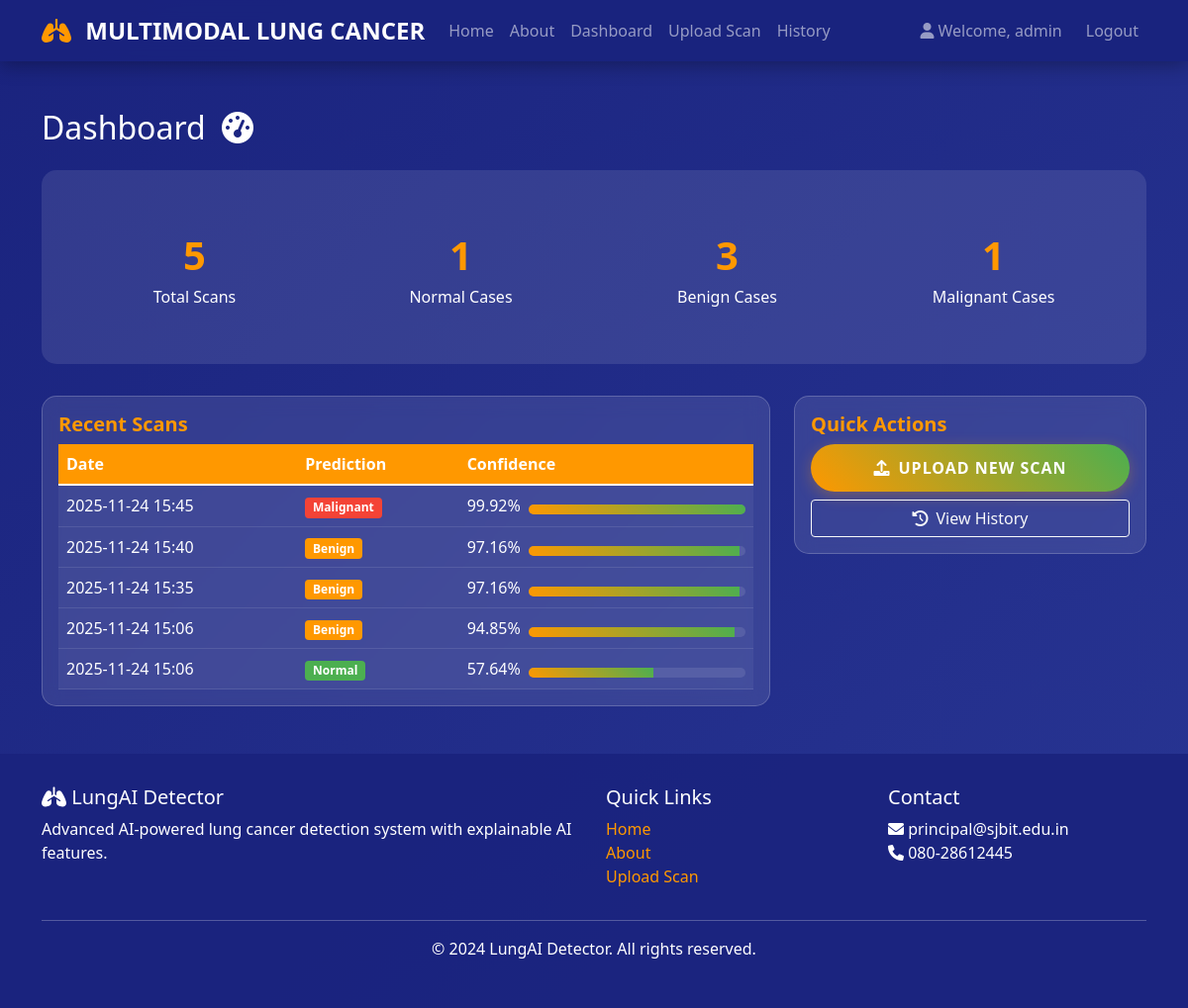
The app's page /dashboard (signed in) with its own data.
### tables this page shows
CREATE TABLE predictions
                 (id INTEGER PRIMARY KEY AUTOINCREMENT,
                  user_id INTEGER,
                  image_path TEXT NOT NULL,
                  prediction TEXT NOT NULL,
                  confidence REAL NOT NULL,
                  created_at TIMESTAMP DEFAULT CURRENT_TIMESTAMP,
                  FOREIGN KEY (user_id) REFERENCES users (id));

### app.py (the view)
@app.route('/dashboard')
def dashboard():
    if 'user_id' not in session:
        return redirect(url_for('login'))
    conn = get_db_connection()
    predictions = conn.execute(
        'SELECT * FROM predictions WHERE user_id = ? ORDER BY created_at DESC LIMIT 5',
        (session['user_id'],)
    ).fetchall()
    conn.close()
    return render_template('dashboard.html', predictions=predictions)

### app.py (called while the page is built)
def get_db_connection():
    conn = sqlite3.connect('database.db')
    conn.row_factory = sqlite3.Row
    return conn

### templates/dashboard.html (shortened to what this page needs)
{% extends "base.html" %}
{% block content %}
<div class="container my-5">
    <h2 class="mb-4">Dashboard <i class="fas fa-tachometer-alt ms-2"></i></h2>
    <div class="dashboard-stats">
        <div class="row text-center">
            <div class="col-md-3">
                <div class="stat-card">
                    <span class="stat-number">{{ predictions|length }}</span>
                    <span class="stat-label">Total Scans</span>
                </div>
            </div>
            <div class="col-md-3">
                <div class="stat-card">
                    <span class="stat-number">
                        {{ predictions|selectattr("prediction", "equalto", "Normal cases")|list|length }}
                    </span>
                    <span class="stat-label">Normal Cases</span>
                </div>
            </div>
            <div class="col-md-3">
                <div class="stat-card">
                    <span class="stat-number">
                        {{ predictions|selectattr("prediction", "equalto", "Bengin cases")|list|length }}
                    </span>
                    <span class="stat-label">Benign Cases</span>
                </div>
            </div>
            <div class="col-md-3">
                <div class="stat-card">
                    <span class="stat-number">
                        {{ predictions|selectattr("prediction", "equalto", "Malignant cases")|list|length }}
                    </span>
                    <span class="stat-label">Malignant Cases</span>
                </div>
            </div>
        </div>
    </div>
    <div class="row">
        <div class="col-md-8">
            <div class="card card-custom">
                <div class="card-body">
                    <h5 class="card-title">Recent Scans</h5>
                    {% if predictions %}
                    <div class="table-responsive">
                        <table class="table table-hover">
                            <thead>
                                <tr>
                                    <th>Date</th>
                                    <th>Prediction</th>
                                    <th>Confidence</th>
                                </tr>
                            </thead>
                            <tbody>
                                {% for pred in predictions %}
                                <tr>
                                    <td>{{ pred.created_at[:16] }}</td>
                                    <td>
                                        {% if pred.prediction == "Normal cases" %}
                                        <span class="badge badge-normal">Normal</span>
                                        {% elif pred.prediction == "Bengin cases" %}
                                        <span class="badge badge-benign">Benign</span>
                                        {% else %}
                                        <span class="badge badge-malignant">Malignant</span>
                                        {% endif %}
                                    </td>
                                    <td>
                                        <div class="d-flex align-items-center">
                                            <span class="me-2">{{ "%.2f"|format(pred.confidence * 100) }}%</span>
                                            <div class="progress flex-grow-1" style="width: 100px;">
                                                <div class="progress-bar" style="width: {{ pred.confidence * 100 }}%"></div>
                                            </div>
                                        </div>
                                    </td>
                                </tr>
                                {% endfor %}
                            </tbody>
                        </table>
                    </div>
                    {% else %}
                    <p class="text-center">No scans yet. <a href="{{ url_for('upload') }}">Upload your first CT scan!</a></p>
                    {% endif %}
                </div>
            </div>
        </div>
        <div class="col-md-4">
            <div class="card card-custom">
                <div class="card-body">
                    <h5 class="card-title">Quick Actions</h5>
                    <div class="d-grid gap-2">
                        <a href="{{ url_for('upload') }}" class="btn btn-custom">
                            <i class="fas fa-upload me-2"></i>Upload New Scan
                        </a>
                        <a href="{{ url_for('history') }}" class="btn btn-outline-light">
                            <i class="fas fa-history me-2"></i>View History
                        </a>
                    </div>
                </div>
            </div>
        </div>
    </div>
</div>
{% endblock %}

### static/css/style.css (style rules this page uses)
:root { --dark-blue: #1a237e; --medium-blue: #283593; --light-blue: #303f9f; --orange: #ff9800; --green: #4caf50; --light-green: #8bc34a; --white: #ffffff; --light-gray: #f5f5f5; --dark-gray: #333333; }
body { background: linear-gradient(135deg, var(--dark-blue) 0%, var(--medium-blue) 100%); color: var(--white); min-height: 100vh; font-family: 'Segoe UI', Tahoma, Geneva, Verdana, sans-serif; }
.btn-custom { background: linear-gradient(45deg, var(--orange), var(--green)); border: none; color: white; padding: 12px 30px; border-radius: 50px; font-weight: bold; text-transform: uppercase; letter-spacing: 1px; transition: all 0.3s ease; box-shadow: 0 4px 15px rgba(255, 152, 0, 0.3); }
.card-custom { background: rgba(255, 255, 255, 0.1); backdrop-filter: blur(10px); border: 1px solid rgba(255, 255, 255, 0.2); border-radius: 15px; color: var(--white); transition: transform 0.3s ease; }
.card-custom .card-title { color: var(--orange); font-weight: bold; }
.dashboard-stats { background: rgba(255, 255, 255, 0.1); border-radius: 15px; padding: 2rem; margin-bottom: 2rem; }
.stat-card { text-align: center; padding: 1.5rem; }
.stat-number { font-size: 2.5rem; font-weight: bold; color: var(--orange); display: block; }
.stat-label { color: var(--white); font-size: 1rem; }
.badge-normal { background: var(--green); }
.badge-benign { background: var(--orange); }
.badge-malignant { background: #f44336; }
.table { color: var(--white); margin-bottom: 0; }
.table th { background: var(--orange); border: none; color: var(--white); }
.table td { background: rgba(255, 255, 255, 0.05); border-color: rgba(255, 255, 255, 0.1); }
.progress { height: 10px; background: rgba(255, 255, 255, 0.1); border-radius: 5px; margin-top: 0.5rem; }
.progress-bar { background: linear-gradient(45deg, var(--orange), var(--green)); }

### records on screen
predictions: created_at "2025-11-24 15:45", prediction "Malignant", pred.confidence*100 "99.92"
predictions: created_at "2025-11-24 15:40", prediction "Benign", pred.confidence*100 "97.16"
predictions: created_at "2025-11-24 15:35", prediction "Benign", pred.confidence*100 "97.16"
predictions: created_at "2025-11-24 15:06", prediction "Benign", pred.confidence*100 "94.85"
predictions: created_at "2025-11-24 15:06", prediction "Normal", pred.confidence*100 "57.64"

### other values on screen
{{ session.username }} "admin"
{{ predictions|length }} "5"
